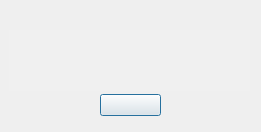
<?xml version="1.0" encoding="UTF-8"?>
<ui version="4.0">
 <class>MessageWindow</class>
 <widget class="QDialog" name="MessageWindow">
  <property name="geometry">
   <rect>
    <x>0</x>
    <y>0</y>
    <width>261</width>
    <height>132</height>
   </rect>
  </property>
  <property name="windowTitle">
   <string>Dialog</string>
  </property>
  <widget class="QWidget" name="verticalLayoutWidget">
   <property name="geometry">
    <rect>
     <x>9</x>
     <y>30</y>
     <width>241</width>
     <height>61</height>
    </rect>
   </property>
   <layout class="QVBoxLayout" name="verticalLayout">
    <item>
     <widget class="QTextEdit" name="textEdit">
      <property name="palette">
       <palette>
        <active>
         <colorrole role="Base">
          <brush brushstyle="SolidPattern">
           <color alpha="255">
            <red>240</red>
            <green>240</green>
            <blue>240</blue>
           </color>
          </brush>
         </colorrole>
        </active>
        <inactive>
         <colorrole role="Base">
          <brush brushstyle="SolidPattern">
           <color alpha="255">
            <red>240</red>
            <green>240</green>
            <blue>240</blue>
           </color>
          </brush>
         </colorrole>
        </inactive>
        <disabled>
         <colorrole role="Base">
          <brush brushstyle="SolidPattern">
           <color alpha="255">
            <red>240</red>
            <green>240</green>
            <blue>240</blue>
           </color>
          </brush>
         </colorrole>
        </disabled>
       </palette>
      </property>
      <property name="frameShape">
       <enum>QFrame::NoFrame</enum>
      </property>
      <property name="frameShadow">
       <enum>QFrame::Plain</enum>
      </property>
      <property name="readOnly">
       <bool>true</bool>
      </property>
     </widget>
    </item>
   </layout>
  </widget>
  <widget class="QWidget" name="verticalLayoutWidget_2">
   <property name="geometry">
    <rect>
     <x>100</x>
     <y>90</y>
     <width>61</width>
     <height>31</height>
    </rect>
   </property>
   <layout class="QVBoxLayout" name="verticalLayout_2">
    <item>
     <widget class="QPushButton" name="pushButton">
      <property name="text">
       <string/>
      </property>
     </widget>
    </item>
   </layout>
  </widget>
 </widget>
 <resources/>
 <connections/>
</ui>
